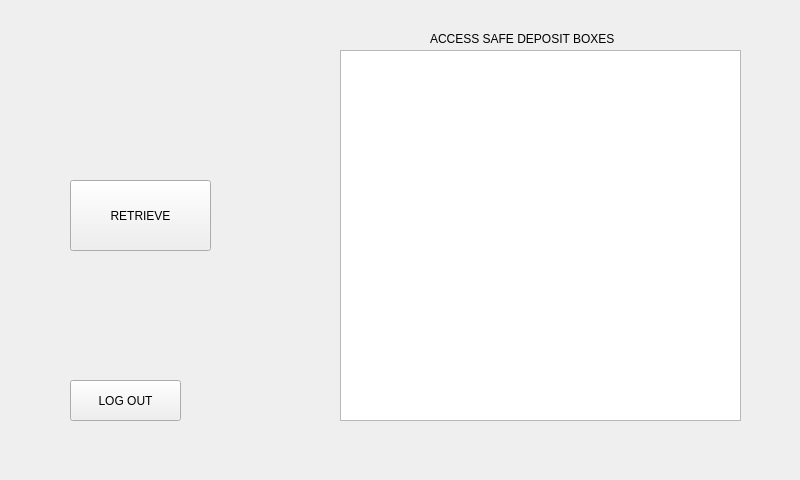
<?xml version="1.0" encoding="UTF-8"?>
<ui version="4.0">
 <class>UserBoxAccess</class>
 <widget class="QWidget" name="UserBoxAccess">
  <property name="geometry">
   <rect>
    <x>0</x>
    <y>0</y>
    <width>800</width>
    <height>480</height>
   </rect>
  </property>
  <property name="windowTitle">
   <string>Form</string>
  </property>
  <widget class="QPushButton" name="retrieveButton">
   <property name="geometry">
    <rect>
     <x>70</x>
     <y>180</y>
     <width>141</width>
     <height>71</height>
    </rect>
   </property>
   <property name="text">
    <string>RETRIEVE</string>
   </property>
  </widget>
  <widget class="QPushButton" name="logOutButton">
   <property name="geometry">
    <rect>
     <x>70</x>
     <y>380</y>
     <width>111</width>
     <height>41</height>
    </rect>
   </property>
   <property name="text">
    <string>LOG OUT</string>
   </property>
  </widget>
  <widget class="QListWidget" name="boxListWidget">
   <property name="geometry">
    <rect>
     <x>340</x>
     <y>50</y>
     <width>401</width>
     <height>371</height>
    </rect>
   </property>
  </widget>
  <widget class="QLabel" name="label">
   <property name="geometry">
    <rect>
     <x>430</x>
     <y>30</y>
     <width>271</width>
     <height>17</height>
    </rect>
   </property>
   <property name="text">
    <string>ACCESS SAFE DEPOSIT BOXES</string>
   </property>
  </widget>
 </widget>
 <resources/>
 <connections/>
</ui>
